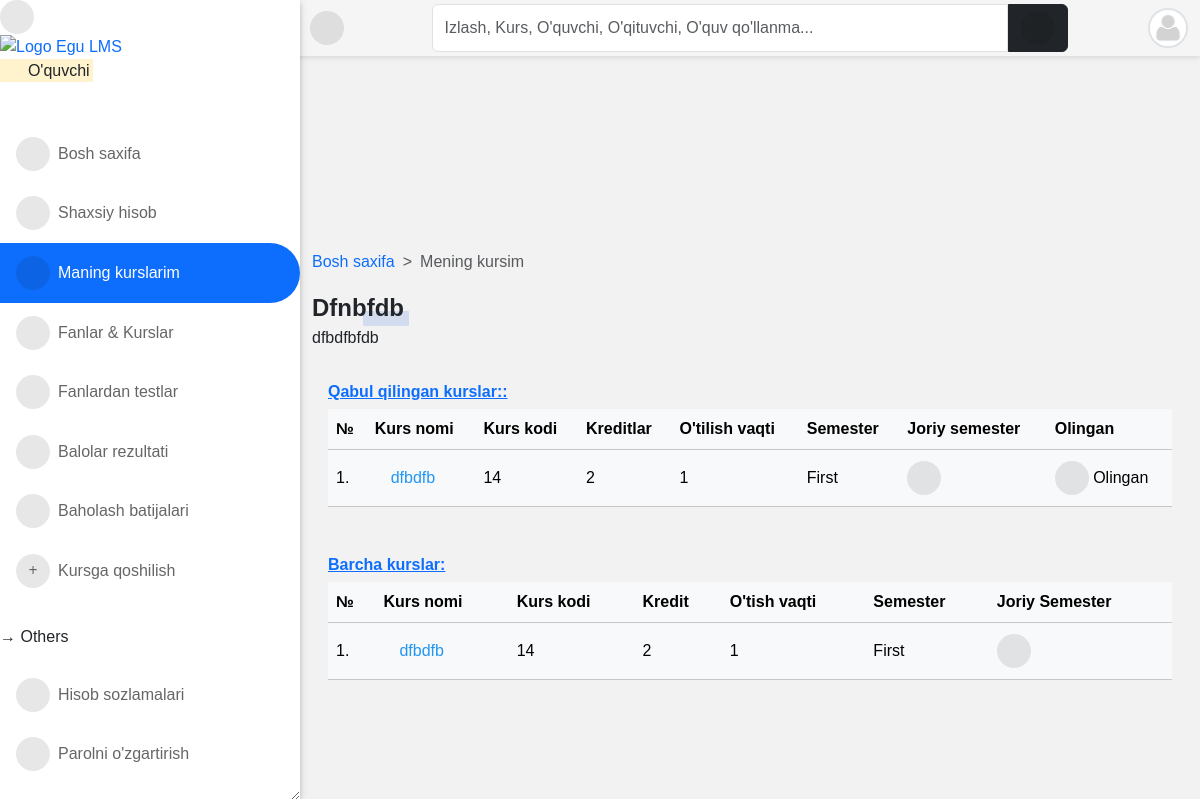
The page /programs/my_courses/ (signed in) on the database as committed earlier.
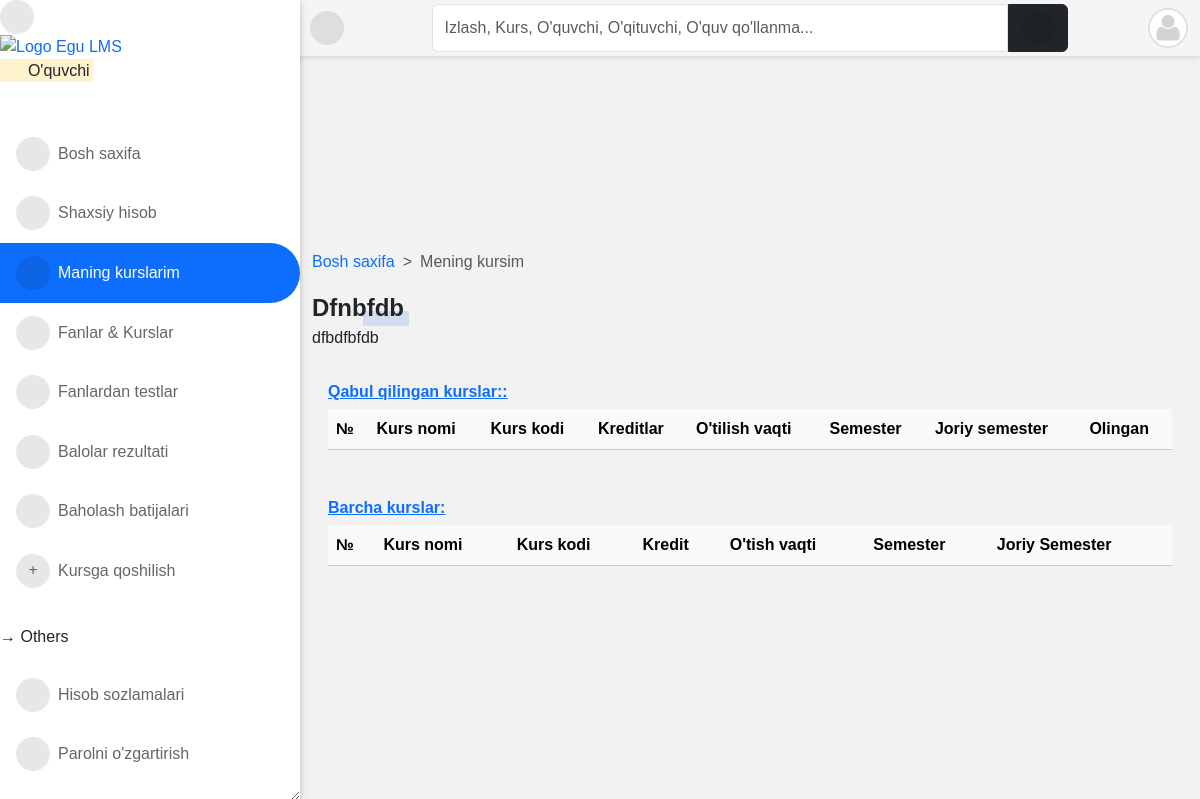
The same page on the database as committed later.
### result/models.py (models this page shows, shortened)
class TakenCourse(models.Model):
    student = models.ForeignKey(Student, on_delete=models.CASCADE)
    course = models.ForeignKey(
        Course, on_delete=models.CASCADE, related_name="taken_courses"
    )
    assignment = models.DecimalField(max_digits=5, decimal_places=2, default=0.0)
    mid_exam = models.DecimalField(max_digits=5, decimal_places=2, default=0.0)
    quiz = models.DecimalField(max_digits=5, decimal_places=2, default=0.0)
    attendance = models.DecimalField(max_digits=5, decimal_places=2, default=0.0)
    final_exam = models.DecimalField(max_digits=5, decimal_places=2, default=0.0)
    total = models.DecimalField(max_digits=5, decimal_places=2, default=0.0)
    grade = models.CharField(choices=GRADE, max_length=2, blank=True)
    point = models.DecimalField(max_digits=5, decimal_places=2, default=0.0)
    comment = models.CharField(choices=COMMENT, max_length=200, blank=True)
    def get_absolute_url(self):
        return reverse("course_detail", kwargs={"slug": self.course.slug})

### course/models.py (models this page shows, shortened)
class Course(models.Model):
    slug = models.SlugField(blank=True, unique=True)
    title = models.CharField(max_length=200, null=True)
    code = models.CharField(max_length=200, unique=True, null=True)
    credit = models.IntegerField(null=True, default=0)
    summary = models.TextField(max_length=200, blank=True, null=True)
    program = models.ForeignKey(Program, on_delete=models.CASCADE)
    level = models.CharField(max_length=25, choices=LEVEL, null=True)
    year = models.IntegerField(choices=YEARS, default=0)
    semester = models.CharField(choices=SEMESTER, max_length=200)
    is_elective = models.BooleanField(default=False, blank=True, null=True)
    objects = CourseManager()
    def get_absolute_url(self):
        return reverse("course_detail", kwargs={"slug": self.slug})
    @property
    def is_current_semester(self):
        from core.models import Semester
        current_semester = Semester.objects.get(is_current_semester=True)
        if self.semester == current_semester.semester:
            return True
        else:
            return False

### course/views.py (the view)
# urls.py: path("my_courses/", user_course_list, name="user_course_list"),
@login_required
def user_course_list(request):
    if request.user.is_lecturer:
        courses = Course.objects.filter(allocated_course__lecturer__pk=request.user.id)
        return render(request, "course/user_course_list.html", {"courses": courses})
    elif request.user.is_student:
        student = Student.objects.get(student__pk=request.user.id)
        taken_courses = TakenCourse.objects.filter(
            student__student__id=student.student.id
        )
        courses = Course.objects.filter(level=student.level).filter(
            program__pk=student.program.id
        )
        return render(
            request,
            "course/user_course_list.html",
            {"student": student, "taken_courses": taken_courses, "courses": courses},
        )
    else:
        return render(request, "course/user_course_list.html")

### accounts/models.py (called while the page is built)
    @property
    def get_user_role(self):
        if self.is_superuser:
            role = "Boshliq"
        elif self.is_student:
            role = "O'quvchi"
        elif self.is_lecturer:
            role = "O'qituvchi"
        elif self.is_parent:
            role = "Ota-ona"
        return role

### templates/course/user_course_list.html (shortened to what this page needs)
{% extends 'base.html' %}
{% load static %}
{% block content %}
<nav style="--bs-breadcrumb-divider: '>';" aria-label="breadcrumb">
    <ol class="breadcrumb">
        <li class="breadcrumb-item"><a href="/">Bosh saxifa</a></li>
        <li class="breadcrumb-item active" aria-current="page">Mening kursim</li>
    </ol>
</nav>
{% if request.user.is_student %}
    <div class="title-1">{{ student.program.title }}</div>
    {% if student.program.summary %}
        <p>{{ student.program.summary }}</p>
    {% endif %}
{% endif %}
{% if request.user.is_student %}
<div class="table-responsive p-3 mt-3">
    <h6 class="fw-bold text-primary"><u>Qabul qilingan kurslar::</u></h6>
    <div class="table-shadow">
        <table class="table table-light">
            <thead>
                <tr>
                    <th>№</th>
                    <th> Kurs nomi </th>
                    <th> Kurs kodi </th>
                    <th> Kreditlar </th>
                    <th> O'tilish vaqti </th>
                    <th> Semester </th>
                    <th> Joriy semester </th>
                    <th> Olingan </th>
                </tr>
            </thead>
            <tbody>
                {% for course in taken_courses %}
                <tr>
                    <td>{{ forloop.counter }}.</td>
                    <td><a href="{{ course.get_absolute_url }}">
                        {{ course.course.title }}</a></td>
                    <td>{{ course.course.code }}</td>
                    <td>{{ course.course.credit }}</td>
                    <td>{{ course.course.year }}</td>
                    <td>{{ course.course.semester }}</td>
                    <th>
                        {% if course.course.is_current_semester == False %}
                        <i class="fas fa-times-circle fa-1-5x danger"></i>
                        {% else %}
                        <i class="fas fa-check-circle"></i>
                        {% endif %}
                    </th>
                    <td class="success">
                        <i class="fas fa-check-circle"></i> Olingan
                    </td>
                </tr>
                {% endfor %}
            </tbody>
        </table>
    </div>
</div>
{% endif %}
<div class="table-responsive p-3">
    <h6 class="fw-bold text-primary"><u>Barcha kurslar:</u></h6>
    <div class="table-shadow">
        <table class="table table-light">
            <thead>
                <tr>
                    <th>№</th>
                    <th> Kurs nomi </th>
                    <th> Kurs kodi </th>
                    <th> Kredit </th>
                    <th> O'tish vaqti </th>
                    <th> Semester </th>
                    <th> Joriy Semester </th>
                </tr>
            </thead>
            <tbody>
                {% for course in courses %}
                <tr>
                    <td>{{ forloop.counter }}.</td>
                    <td><a href="{{ course.get_absolute_url }}">
                        {{ course.title }}</a></td>
                    <td>{{ course.code }}</td>
                    <td>{{ course.credit }}</td>
                    <td>{{ course.year }}</td>
                    <td>{{ course.semester }}</td>
                    <th>
                        {% if course.is_current_semester == False %}
                        <i class="fas fa-times-circle fa-1-5x danger"></i>
                        {% else %}
                        <i class="fas fa-check-circle"></i>
                        {% endif %}
                    </th>
                </tr>
                {% endfor %}
            </tbody>
        </table>
    </div>
</div>
{% endblock content %}

Rows that differ between the two databases and show on the page:
removed TakenCourse: course "dfbdfb", course.code "14", course.credit "2", course.year "1", course.semester "First"
removed Course: title "dfbdfb", code "14", credit "2", year "1", semester "First"
